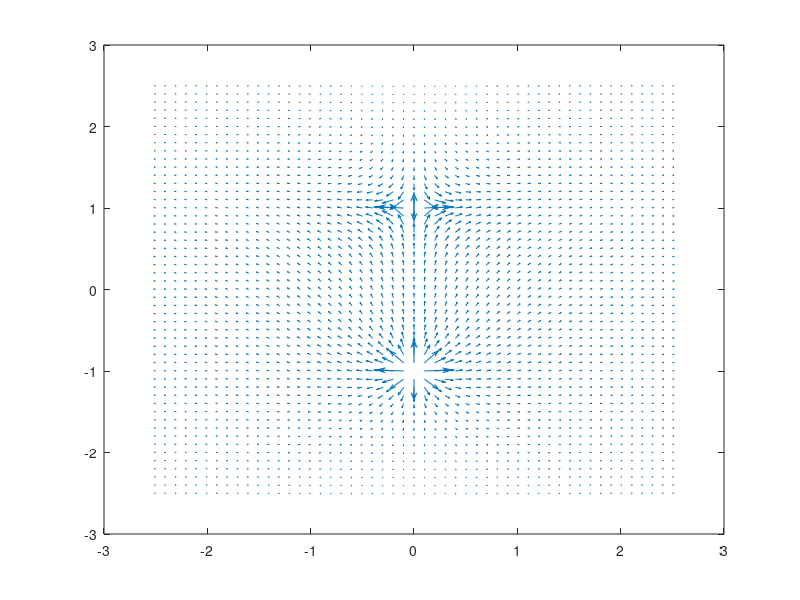

Write the MATLAB code that produced this figure.
epsilon = 8.854e-12;
[x, y] = meshgrid(-2.5:0.1:2.5, -2.5:0.1:2.5);
u = (1 ./ (x.*x + (y+1).*(y+1)) + 1 ./ (x.*x + (y-1).*(y-1))) .* x / 4 / pi / epsilon;
v = ((y+1) ./ (x.*x+(y+1).*(y+1)) - (y-1) ./ (x.*x+(y-1).*(y-1))) / 4 / pi / epsilon;
quiver(x, y, u, v, 2)